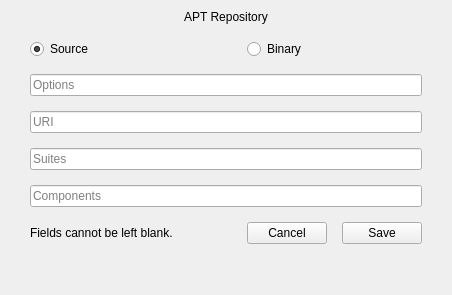
<?xml version="1.0" encoding="UTF-8"?>
<ui version="4.0">
 <class>APTSourceEdit</class>
 <widget class="QDialog" name="APTSourceEdit">
  <property name="geometry">
   <rect>
    <x>0</x>
    <y>0</y>
    <width>452</width>
    <height>295</height>
   </rect>
  </property>
  <property name="windowTitle">
   <string>APT Repository Edit</string>
  </property>
  <layout class="QGridLayout" name="gridLayout">
   <property name="leftMargin">
    <number>30</number>
   </property>
   <property name="topMargin">
    <number>10</number>
   </property>
   <property name="rightMargin">
    <number>30</number>
   </property>
   <property name="bottomMargin">
    <number>15</number>
   </property>
   <property name="spacing">
    <number>15</number>
   </property>
   <item row="0" column="0" colspan="4">
    <widget class="QLabel" name="lblTitle">
     <property name="accessibleName">
      <string notr="true">dialog-title</string>
     </property>
     <property name="text">
      <string>APT Repository</string>
     </property>
     <property name="alignment">
      <set>Qt::AlignCenter</set>
     </property>
    </widget>
   </item>
   <item row="6" column="0" colspan="4">
    <widget class="QLineEdit" name="txtComponents">
     <property name="placeholderText">
      <string>Components</string>
     </property>
    </widget>
   </item>
   <item row="3" column="0" colspan="4">
    <widget class="QLineEdit" name="txtOptions">
     <property name="placeholderText">
      <string>Options</string>
     </property>
    </widget>
   </item>
   <item row="7" column="2" alignment="Qt::AlignRight">
    <widget class="QPushButton" name="btnCancel">
     <property name="cursor">
      <cursorShape>PointingHandCursor</cursorShape>
     </property>
     <property name="focusPolicy">
      <enum>Qt::NoFocus</enum>
     </property>
     <property name="accessibleName">
      <string notr="true">danger</string>
     </property>
     <property name="text">
      <string>Cancel</string>
     </property>
     <property name="default">
      <bool>false</bool>
     </property>
    </widget>
   </item>
   <item row="7" column="0">
    <widget class="QLabel" name="lblErrorMsg">
     <property name="sizePolicy">
      <sizepolicy hsizetype="Expanding" vsizetype="Preferred">
       <horstretch>0</horstretch>
       <verstretch>0</verstretch>
      </sizepolicy>
     </property>
     <property name="text">
      <string>Fields cannot be left blank.</string>
     </property>
    </widget>
   </item>
   <item row="4" column="0" colspan="4">
    <widget class="QLineEdit" name="txtUri">
     <property name="placeholderText">
      <string>URI</string>
     </property>
    </widget>
   </item>
   <item row="7" column="3" alignment="Qt::AlignRight">
    <widget class="QPushButton" name="btnSave">
     <property name="cursor">
      <cursorShape>PointingHandCursor</cursorShape>
     </property>
     <property name="focusPolicy">
      <enum>Qt::NoFocus</enum>
     </property>
     <property name="accessibleName">
      <string notr="true">primary</string>
     </property>
     <property name="text">
      <string>Save</string>
     </property>
     <property name="default">
      <bool>false</bool>
     </property>
    </widget>
   </item>
   <item row="8" column="0" colspan="4">
    <spacer name="verticalSpacer">
     <property name="orientation">
      <enum>Qt::Vertical</enum>
     </property>
     <property name="sizeHint" stdset="0">
      <size>
       <width>347</width>
       <height>4</height>
      </size>
     </property>
    </spacer>
   </item>
   <item row="5" column="0" colspan="4">
    <widget class="QLineEdit" name="txtSuites">
     <property name="placeholderText">
      <string>Suites</string>
     </property>
    </widget>
   </item>
   <item row="1" column="0" colspan="2">
    <widget class="QRadioButton" name="radioSource">
     <property name="sizePolicy">
      <sizepolicy hsizetype="Expanding" vsizetype="Fixed">
       <horstretch>0</horstretch>
       <verstretch>0</verstretch>
      </sizepolicy>
     </property>
     <property name="cursor">
      <cursorShape>PointingHandCursor</cursorShape>
     </property>
     <property name="focusPolicy">
      <enum>Qt::NoFocus</enum>
     </property>
     <property name="text">
      <string>Source</string>
     </property>
     <property name="checked">
      <bool>true</bool>
     </property>
     <attribute name="buttonGroup">
      <string notr="true">debTypeGroup</string>
     </attribute>
    </widget>
   </item>
   <item row="1" column="2" colspan="2">
    <widget class="QRadioButton" name="radioBinary">
     <property name="sizePolicy">
      <sizepolicy hsizetype="Expanding" vsizetype="Fixed">
       <horstretch>0</horstretch>
       <verstretch>0</verstretch>
      </sizepolicy>
     </property>
     <property name="cursor">
      <cursorShape>PointingHandCursor</cursorShape>
     </property>
     <property name="focusPolicy">
      <enum>Qt::NoFocus</enum>
     </property>
     <property name="text">
      <string>Binary</string>
     </property>
     <attribute name="buttonGroup">
      <string notr="true">debTypeGroup</string>
     </attribute>
    </widget>
   </item>
   <item row="7" column="1">
    <spacer name="horizontalSpacer">
     <property name="orientation">
      <enum>Qt::Horizontal</enum>
     </property>
     <property name="sizeHint" stdset="0">
      <size>
       <width>40</width>
       <height>20</height>
      </size>
     </property>
    </spacer>
   </item>
  </layout>
 </widget>
 <tabstops>
  <tabstop>txtOptions</tabstop>
  <tabstop>txtUri</tabstop>
  <tabstop>txtSuites</tabstop>
  <tabstop>txtComponents</tabstop>
 </tabstops>
 <resources/>
 <connections/>
 <buttongroups>
  <buttongroup name="debTypeGroup"/>
 </buttongroups>
</ui>
